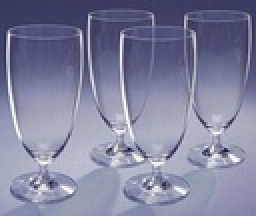
%> input picture Digital Image Processing/HW_5/glass2.jpg, 128 x 108 px, shrunk from 500 x 423 before the run (shown 2 times larger)
$ octave HW5_Q4_A.m   (GNU Octave 9; MATLAB toolbox functions it lacks are replaced by stand-ins)
%> lines starting %> are read from the running program, lines starting %| are printed output that depends on the picture
clc;
clear;
close all;

syms x;
%> (this line was passed over: syms is not available in this run)
figure,ezplot(log(exp(x) + exp(-x)), [-10, 10])
%> (this line was passed over: x is not available in this run)

figure,ezplot(-log(x) + x, [-1, 10])
%> (this line was passed over: x is not available in this run)


I = imread('glass2.jpg');
%> I is the input picture: size 108x128x3 uint8; mean R, G, B 127.9, 130.6, 158.4
I = rgb2gray(I);
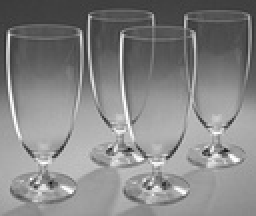
%> I: size 108x128 uint8 (shown 2 times larger); min 20, max 255, mean 133

% figure,imshow(I), title('Original Image');

%%%% Add salt and pepper noise
f = imnoise(I,'salt & pepper',0.4);
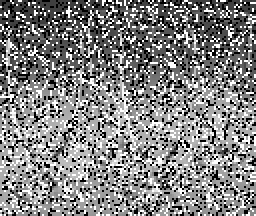
%> f: size 108x128 uint8 (shown 2 times larger); min 0, max 255, mean 130.9
figure, imshow(f),title('Image with Salt and Pepper noise');

[M,N] = size(f);
%> M = 108; N = 128


for W=3:-2:3                 %% window length
    temp_I = f;
    l_w = floor(W/2);
    for itt=1:8              %% # of itteration
        p=0; g=[];
        for m=l_w+1 : M - l_w
            p= p+1; q=0;
            for n=l_w+1 : N - l_w
                q=q+1;
                temp = temp_I(m-l_w : m+l_w , n-l_w : n+l_w);
                sort_t = sort(temp(:));
                med = median(sort_t);

                g(p,q) = med;
            end
        end
        temp_I(l_w+1 : M - l_w,l_w+1 : N - l_w) = g;
        gcf = figure;
        imshow(g,[]),title(['denoising with lenght of window =',num2str(W),' and # of ittereation ',num2str(itt)])
        tit_pic = sprintf('denoise_W_%d___ITT_%d.jpg',W,itt);
        saveas(gcf,tit_pic)
    end
end
%> this loop made 1 pass
%> pass 1, `for itt=1:8 p=0; g=[]; for m=l_w+1 : M - l_w p= p+1; q=0; for n=l_w+1 ..`:
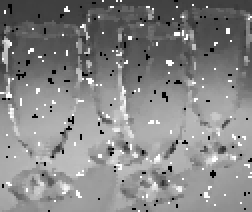
%> displayed picture: size 106x126, on the screen's scale of 0 to 255 (shown 2 times larger); min 0, max 255, mean 133.7
%> pass 1, `for itt=1:8 p=0; g=[]; for m=l_w+1 : M - l_w p= p+1; q=0; for n=l_w+1 ..`:
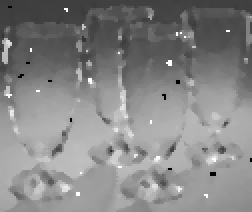
%> displayed picture: size 106x126, on the screen's scale of 0 to 255 (shown 2 times larger); min 0, max 255, mean 133.3
%> pass 1, `for itt=1:8 p=0; g=[]; for m=l_w+1 : M - l_w p= p+1; q=0; for n=l_w+1 ..`:
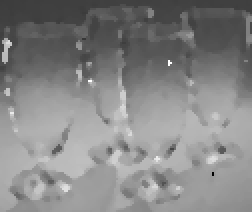
%> displayed picture: size 106x126, on the screen's scale of 0 to 255 (shown 2 times larger); min 0, max 255, mean 133.1
%> pass 1, `for itt=1:8 p=0; g=[]; for m=l_w+1 : M - l_w p= p+1; q=0; for n=l_w+1 ..`:
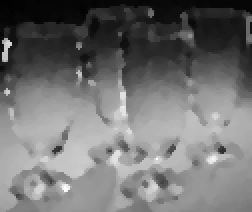
%> displayed picture: size 106x126, on the screen's scale of 0 to 255 (shown 2 times larger); min 0, max 255, mean 113.5
%> after the loop:
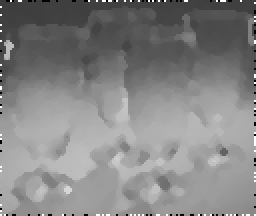
%> temp_I: size 108x128 uint8 (shown 2 times larger); min 0, max 255, mean 132.4

% figure, imshow(g),title(['denoising with lenght of window =',num2str(W),' and # of ittereation ',num2str(itt)])
